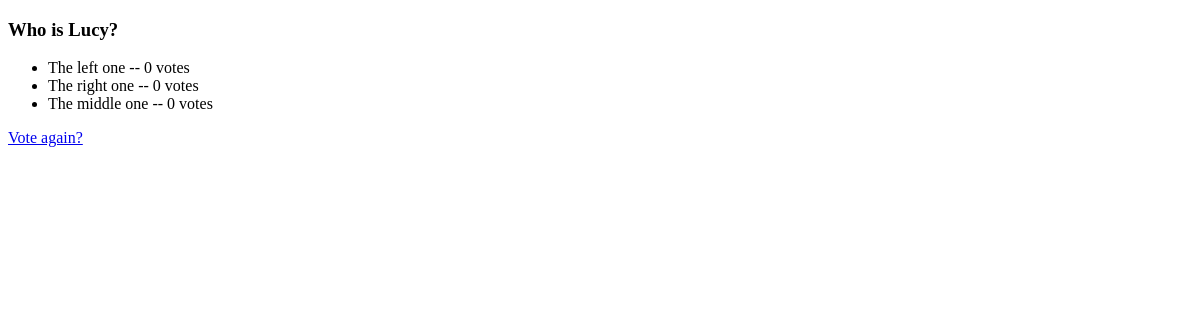
Before: /polls/4/results/ with the older database file.
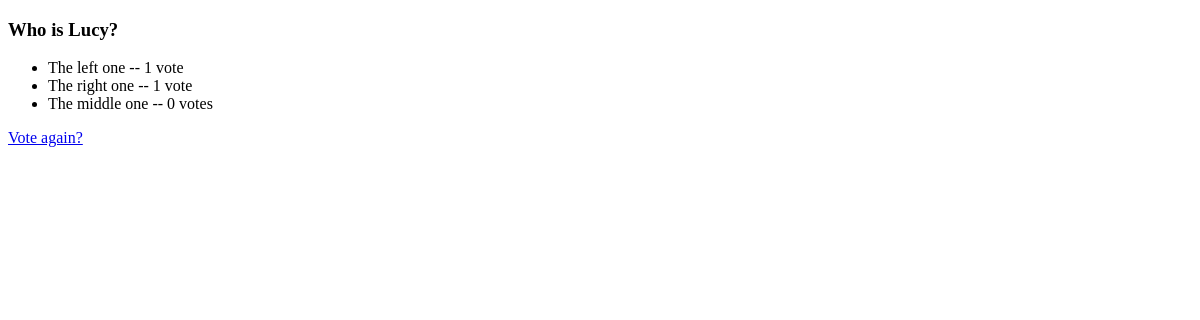
After: the same page with the newer database file.
### polls/models.py (models this page shows, shortened)
class Poll(models.Model):
    question = models.CharField(max_length = 200)
    pub_date = models.DateTimeField('date published')
    def was_published_recently(self):
        now = timezone.now()
        return now - datetime.timedelta(days = 1) <= self.pub_date <  now
    was_published_recently.admin_order_field = 'pub_date'
    was_published_recently.boolean = True
    was_published_recently.short_description = 'Published recently?'

class Choice(models.Model):
    poll = models.ForeignKey(Poll)
    choice_text = models.CharField(max_length = 200)
    votes = models.IntegerField(default = 0)

### polls/templates/polls/results.html (shortened to what this page needs)
<!DOCTYPE HTML>
<html lang="en-US">
<head>
</head>
<body>
	<h3>{{ poll.question }}</h3>
	<ul>
	{% for choice in poll.choice_set.all %}
		<li>{{ choice.choice_text }} -- {{ choice.votes }} vote{{ choice.votes|pluralize }}</li>
	{% endfor %}
	</ul>
	<a href="{% url 'polls:detail' poll.id %}">Vote again?</a>
</body>
</html>

Changed rows visible on the page:
changed Choice "The left one": votes "0" → "1"
changed Choice "The right one": votes "0" → "1"
